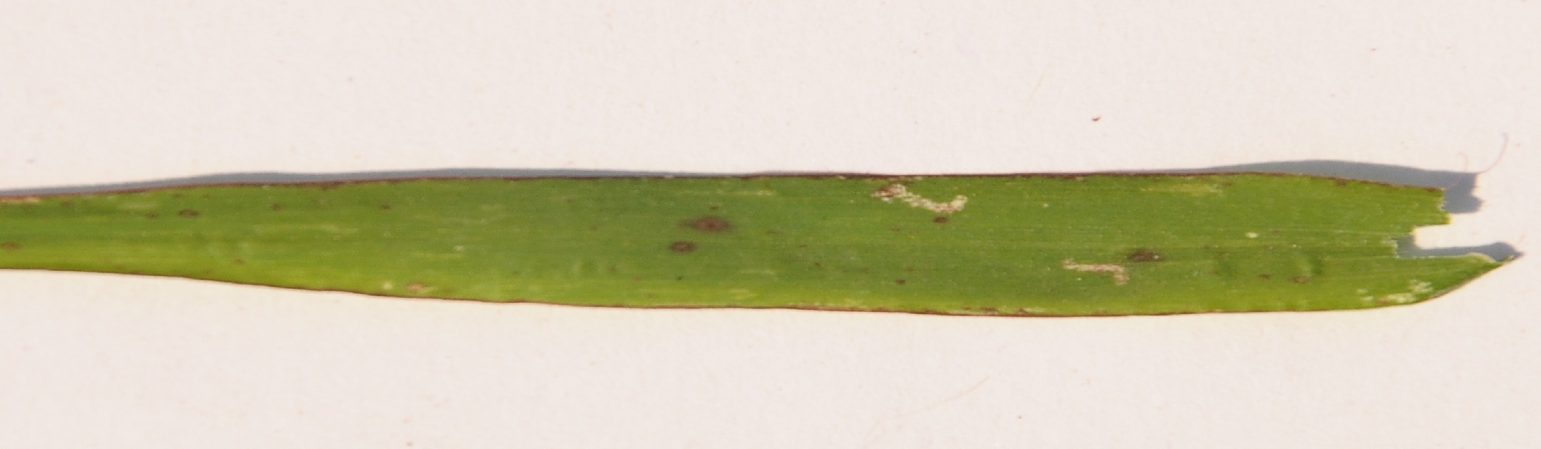
#> input picture Leaf disease/Leaf smut/DSC_0293.JPG, 3081 x 897 px, found by its file name (shown at 1/2 size); its folder holds only this picture in this run
$ jupyter execute Kmeans_test.ipynb   (shell and % lines are left out)
#> lines starting #> are read from the running program, lines starting #| are printed output that depends on the picture; after the words box and inside, x2 and y2 are one past the last pixel; in counts of white or black regions, pixels touching at a corner belong together
[cell 1]
import os
from sklearn.cluster import KMeans
import matplotlib.pyplot as plt
import cv2
import numpy as np
from tqdm import tqdm
import time

[cell 2]
for folder, _, files in os.walk('Leaf disease'):
    print(folder)

[cell 3]
def seperate_cluster(image: object, label: object) -> object:
    images = []
    for i, segVal in enumerate(np.unique(label)):
        mask = np.zeros(image.shape[:2], dtype="uint8")

        mask[label.reshape(image.shape[:2]) == segVal] = 255

        segmented_image = cv2.bitwise_and(image, image, mask=mask)

        images.append(segmented_image/256)

    fig, axs = plt.subplots(1, 4)
    for i in range(4):
        axs[i].imshow(images[i])
        axs[i].set_xlabel(f'Cluster-{i}')
        # axs[i].set_axis_off()
    plt.show()

    '''
    fig, ((ax1, ax2), (ax3, ax4)) = plt.subplots(2, 2)
    fig.suptitle('brown spot segments')
    ax1.imshow(images[0])
    ax2.imshow(images[1])
    ax3.imshow(images[2])
    ax4.imshow(images[3])
    plt.show()
    '''


def recreate_image(codebook, labels, w, h):
    """Recreate the (compressed) image from the code book & labels"""
    d = codebook.shape[1]
    image = np.zeros((w, h, d))
    label_idx = 0
    for i in range(w):
        for j in range(h):
            image[i][j] = codebook[labels[label_idx]]
            label_idx += 1

    return image


for files in tqdm(os.listdir('Leaf_disease\\Leaf smut')):
    image = cv2.imread(os.path.join('Leaf disease\\Leaf smut', files))
#> image is the input picture: shape (897, 3081, 3); mean B, G, R 176.3, 203, 208.1
    image = image.astype('uint8')
    image = cv2.cvtColor(image, cv2.COLOR_BGR2HSV)
#> image: shape (897, 3081, 3); mean H, S, V 17.8, 55.8, 210.5
    image = cv2.resize(image, (512, 512))
#> image: shape (512, 512, 3); mean H, S, V 17.8, 55.8, 210.4

    kmeans = KMeans(n_clusters=4, random_state=0).fit(image.reshape((-1, 3)))

    img = recreate_image(kmeans.cluster_centers_, kmeans.labels_, image.shape[0], image.shape[1])
#> img: shape (512, 512, 3) float64; mean H, S, V 17.8, 55.8, 210.4
    seperate_cluster(img, kmeans.labels_)
#> after the loop in seperate_cluster, `for i, segVal in enumerate(np.unique(label)):`:
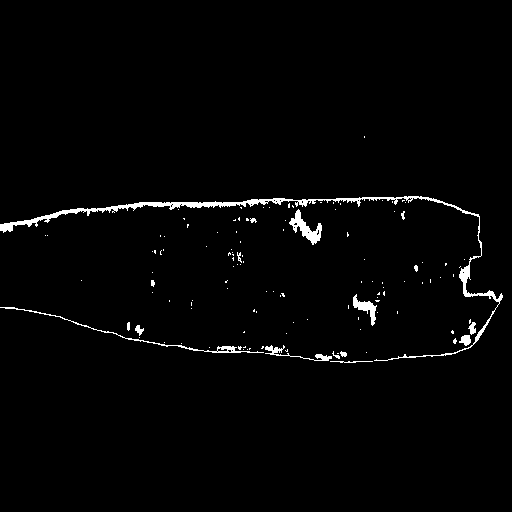
#> mask: shape (512, 512); 1.8% white; 121 white regions (104 under 20 px), largest, box (x1, y1, x2, y2) and area: (0, 196, 503, 361) 2554, (0, 307, 264, 353) 454, (289, 209, 322, 245) 428
#> after the loop in seperate_cluster, `for i, segVal in enumerate(np.unique(label)):`: images = 4 items
#> in seperate_cluster, `plt.show()`:
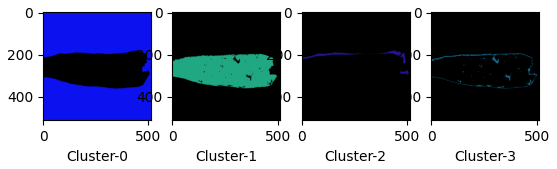
#> figure drawn by matplotlib, 4 panels
